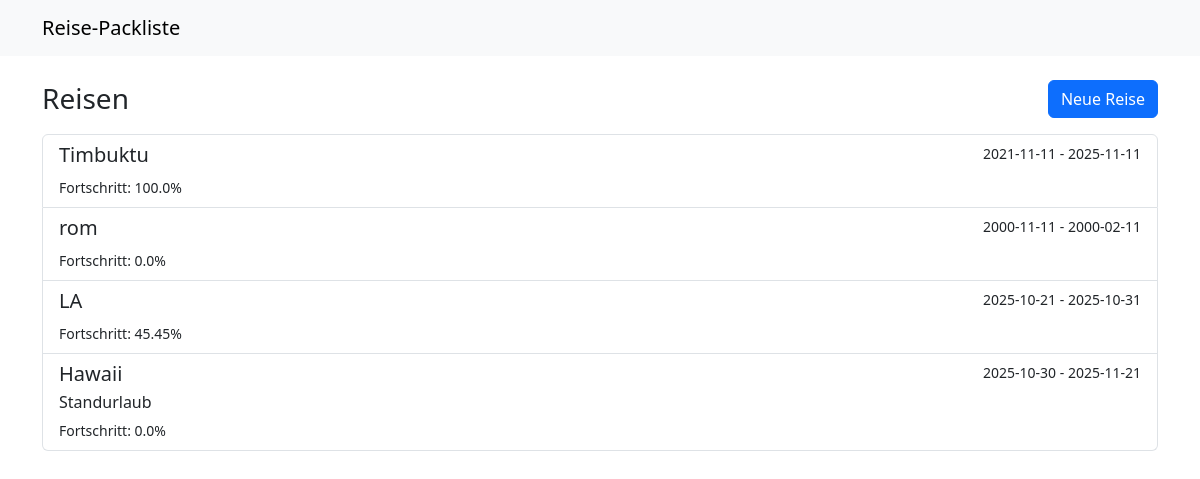
The app's page /, older data.
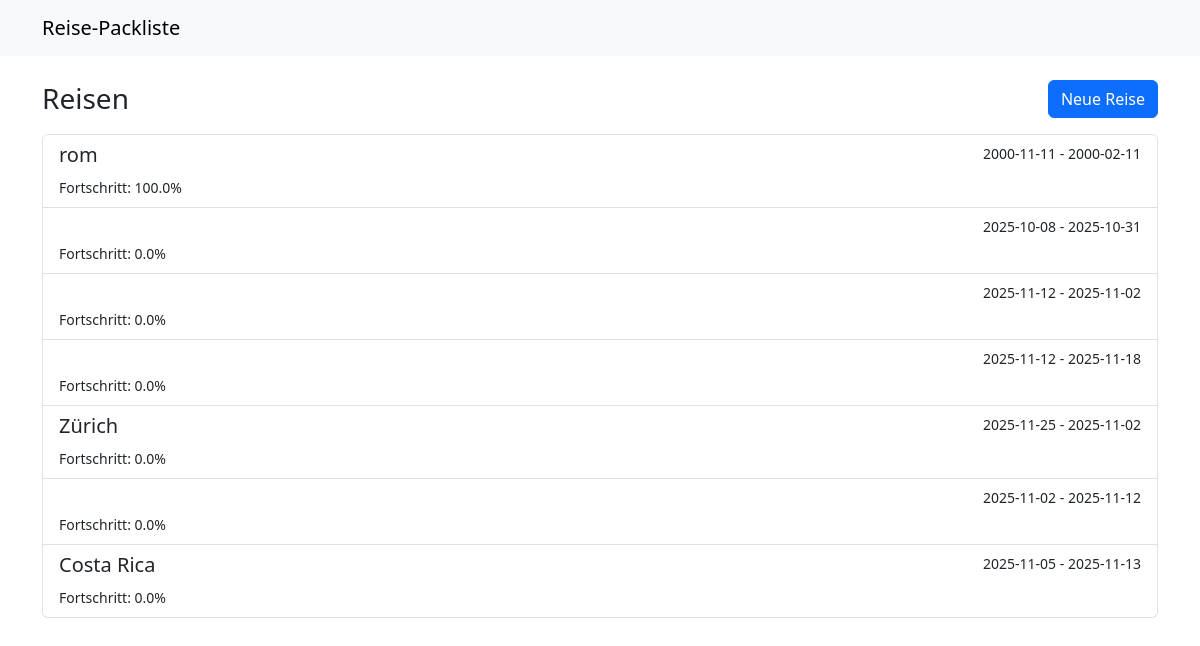
The same page, newer data.
### main.py (models this page shows)
class BaseModel(Model):
    class Meta:
        database = db

class ReiseModel(BaseModel):
    class Meta:
        table_name = "reisen"
    id = AutoField()
    name = CharField(max_length=200)
    startdatum = DateField()
    enddatum = DateField()
    beschreibung = TextField(default="")
    def fortschritt_berechnen(self) -> float:
        total = sum(len(k.gegenstaende) for k in self.kategorien)
        if total == 0:
            return 0.0
        gepackt = sum(
            sum(1 for g in k.gegenstaende if g.gepackt) for k in self.kategorien
        )
        return round(gepackt / total * 100.0, 2)

class GegenstandModel(BaseModel):
    class Meta:
        table_name = "gegenstaende"
    id = AutoField()
    name = CharField(max_length=200)
    menge = IntegerField(default=1)
    gepackt = BooleanField(default=False)
    kategorie = ForeignKeyField(
        KategorieModel, backref="gegenstaende", on_delete="CASCADE"
    )

### main.py (the view)
@app.get("/")
def index():
    reisen: List[ReiseModel] = list(ReiseModel.select().order_by(ReiseModel.id))
    return render_template("index.html", reisen=reisen)

### main.py (called while the page is built)
@app.before_request
def _db_connect():
    if db.is_closed():
        db.connect(reuse_if_open=True)

@app.teardown_request
def _db_close(exception=None):
    if not db.is_closed():
        db.close()

### templates/index.html (shortened to what this page needs)
{% extends 'base.html' %}
{% block content %}
<div class="d-flex justify-content-between align-items-center mb-3">
  <h1 class="h3 mb-0">Reisen</h1>
  <a class="btn btn-primary" href="{{ url_for('reise_neu_form') }}">Neue Reise</a>
  </div>
{% if reisen %}
  <div class="list-group">
    {% for reise in reisen %}
      <a class="list-group-item list-group-item-action" href="{{ url_for('reise_detail', reise_id=reise.id) }}">
        <div class="d-flex w-100 justify-content-between">
          <h5 class="mb-1">{{ reise.name }}</h5>
          <small>{{ reise.startdatum }} - {{ reise.enddatum }}</small>
        </div>
        <p class="mb-1">{{ reise.beschreibung }}</p>
        <small>Fortschritt: {{ reise.fortschritt_berechnen() }}%</small>
      </a>
    {% endfor %}
  </div>
{% else %}
  <div class="alert alert-secondary">Noch keine Reisen angelegt.</div>
{% endif %}
{% endblock %}

Row changes from the older to the newer data that the page shows:
removed ReiseModel: name "Timbuktu", startdatum "2021-11-11", enddatum "2025-11-11", fortschritt_berechnen "100.0"
removed ReiseModel: name "LA", startdatum "2025-10-21", enddatum "2025-10-31", fortschritt_berechnen "45.45"
removed ReiseModel: name "Hawaii", startdatum "2025-10-30", enddatum "2025-11-21", beschreibung "Standurlaub", fortschritt_berechnen "0.0"
changed through a linked row, ReiseModel "rom": fortschritt_berechnen "0.0" → "100.0"
added ReiseModel: startdatum "2025-10-08", enddatum "2025-10-31", fortschritt_berechnen "0.0"
added ReiseModel: startdatum "2025-11-12", enddatum "2025-11-02", fortschritt_berechnen "0.0"
added ReiseModel: startdatum "2025-11-12", enddatum "2025-11-18", fortschritt_berechnen "0.0"
added ReiseModel: name "Zürich", startdatum "2025-11-25", enddatum "2025-11-02", fortschritt_berechnen "0.0"
added ReiseModel: startdatum "2025-11-02", enddatum "2025-11-12", fortschritt_berechnen "0.0"
added ReiseModel: name "Costa Rica", startdatum "2025-11-05", enddatum "2025-11-13", fortschritt_berechnen "0.0"
